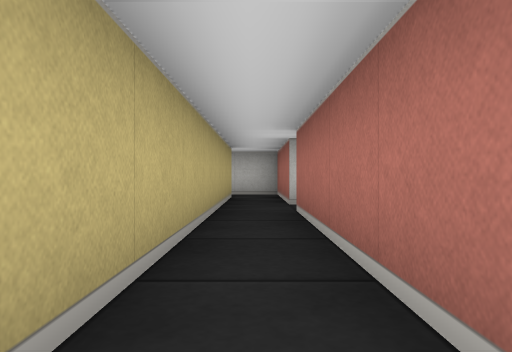
view 1 (above)

17 first-person views from a walk through a cub3D ray-caster map. The camera is about half as high as the walls, looks level and sees 70° across. The floor is counted in squares. Each view is taken from the middle of a square. On the plan, view 1 faces up. The plan holds only what a view shows up to about 9 squares ahead; the rest is blank.

view 2
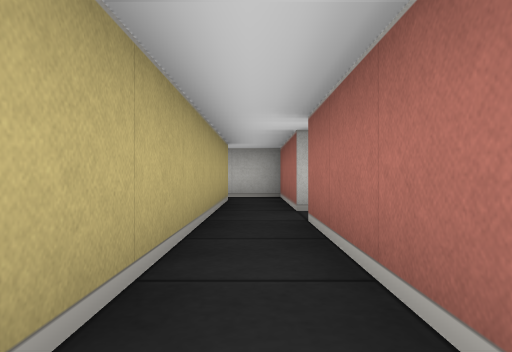

view 3
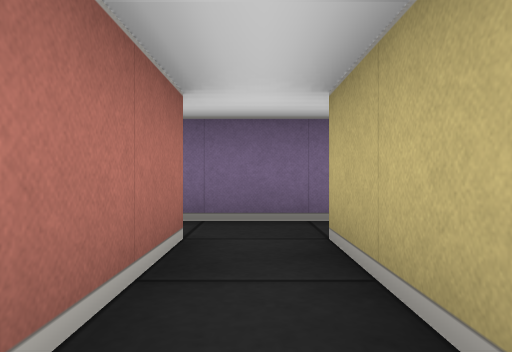

view 4
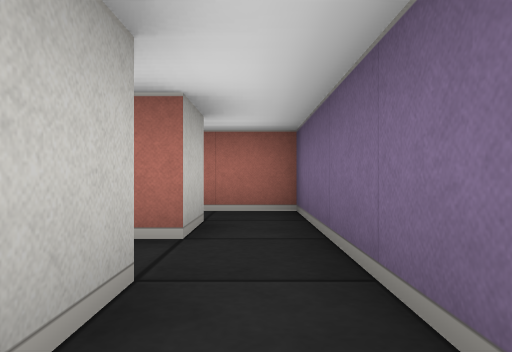

view 5
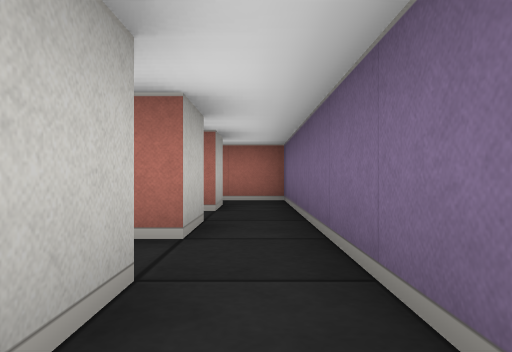

view 6
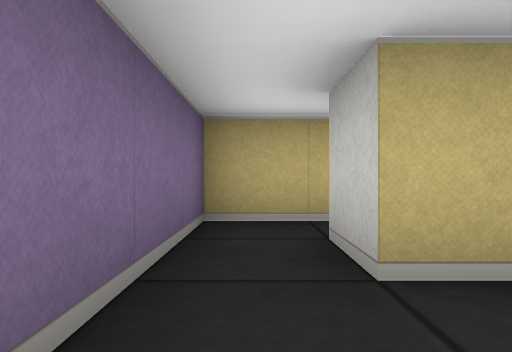

view 7
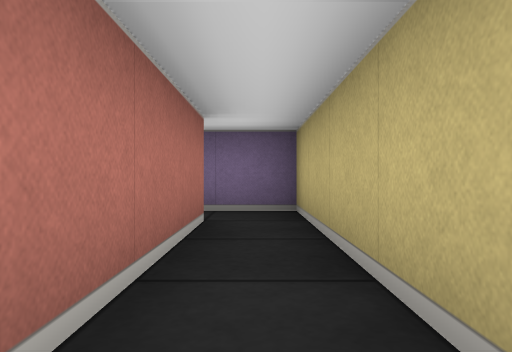

view 8
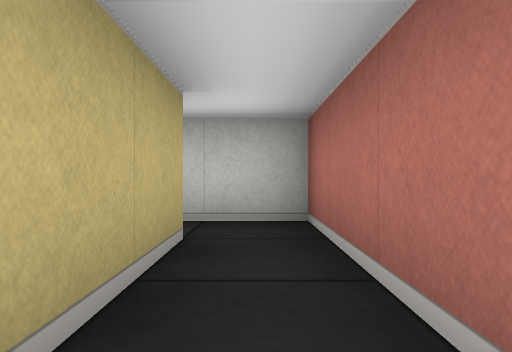

view 9
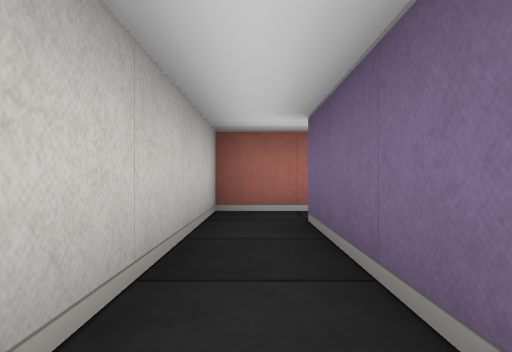

view 10
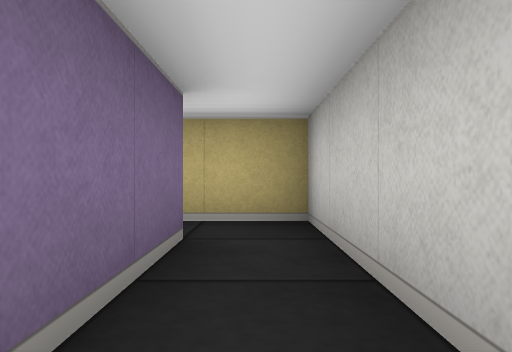

view 11
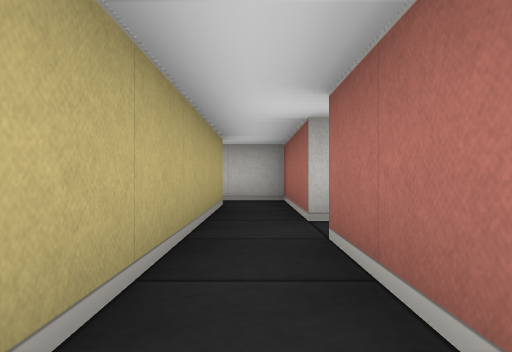

view 12
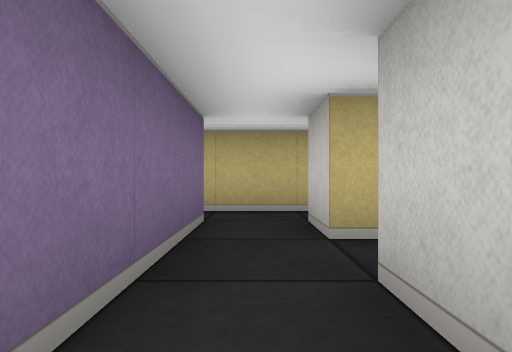

view 13
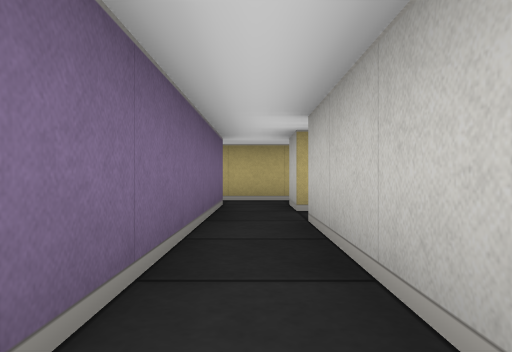

view 14
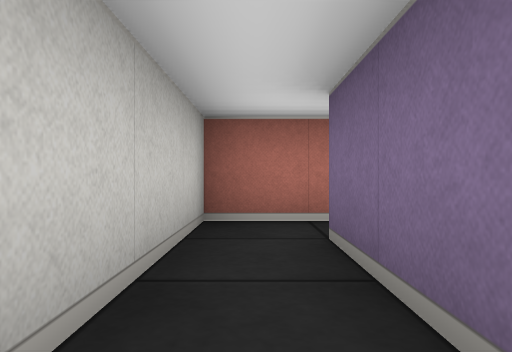

view 15
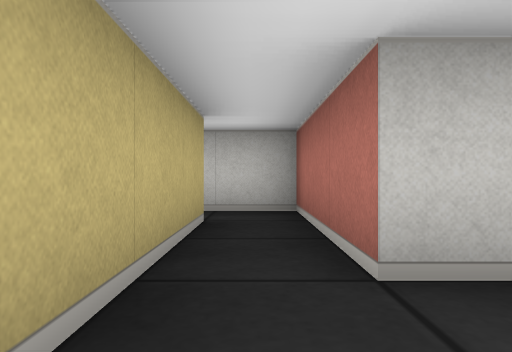

view 16
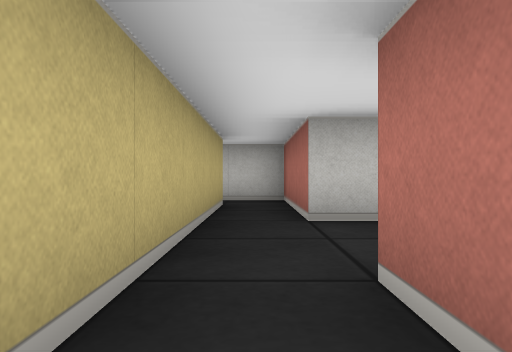

view 17
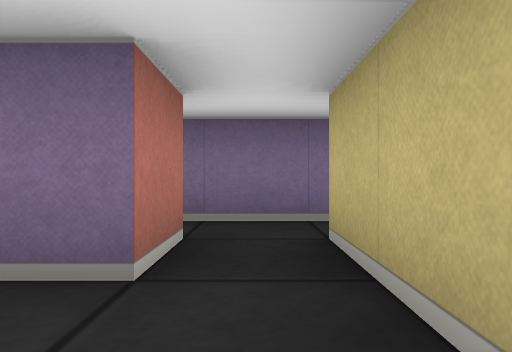

### Floor plan
Points are (right, up) in squares from view 1. A wall is a line through its corners. A room is listed if a view was taken in it or the views show most of it. See-through windows are left out.
Room 1 (views 1, 2, 3, 6, 11)
walls: (0.5, 0.5) (0.5, 4.5); (0.5, 5.5) (0.5, 7.5); (-1.5, -0.5) (0.5, -0.5); (-0.5, 7.5) (-0.5, 0.5) (-1.5, 0.5)
ways out: opening at (-1, 0) to room 2; opening at (1, 5) to room 4; opening at (1, 0) to room 7; opening at (0, 6.5)
Room 2 (view 4)
walls: (-2.5, 1.1) (-2.5, 0.5) (-3.5, 0.5); (-3.5, -0.5) (-1.5, -0.5)
ways out: opening at (-1, 0) to room 1; opening at (-3, 0) to room 3
Room 3 (views 5, 7, 8, 9, 10)
walls: (-7.5, 3.5) (-4.5, 3.5) (-4.5, -0.5) (-3.5, -0.5); (-3.5, 0.5) (-3.5, 4.5) (-8.5, 4.5) (-8.5, 3.2)
ways out: opening at (-3, 0) to room 2; opening at (-8, 3)
Room 4 (views 12, 13, 14)
walls: (1.5, 5.5) (0.5, 5.5); (0.5, 4.5) (5.5, 4.5) (5.5, 2.5); (6.5, 2.5) (6.5, 5.5) (2.5, 5.5)
ways out: opening at (1, 5) to room 1; opening at (6, 3.5) to room 5; opening at (2, 6)
Room 5 (views 15, 17)
walls: (5.5, 2.5) (5.5, -0.5); (6.5, -0.5) (6.5, 0.5)
ways out: opening at (6, 3.5) to room 4; opening at (6, 0) to room 6; opening at (7, 1.5)
Room 6 (view 16)
walls: (5.2, -1.5) (6.8, -1.5)
ways out: opening at (6, 0) to room 5; opening at (5, -1); opening at (7, -1)
Room 7 (no view inside)
walls: (0.5, -0.5) (2.5, -0.5) (2.5, 0.8); (1.5, 0.5) (0.5, 0.5)
ways out: opening at (1, 0) to room 1; opening at (2, 1.5)

Positions as (right, up) in squares from view 1, and headings:
1: (0, 0), facing up
2: (0, 1), facing up
3: (0, 3), facing down
4: (-2, 0), facing right
5: (-4, 0), facing right
6: (-1, 0), facing left
7: (-4, 4), facing down
8: (-4, 1), facing up
9: (-8, 4), facing right
10: (-5, 4), facing left
11: (0, 2), facing up
12: (4, 5), facing left
13: (6, 5), facing left
14: (3, 5), facing right
15: (6, 1), facing up
16: (6, -1), facing up
17: (6, 2), facing down
